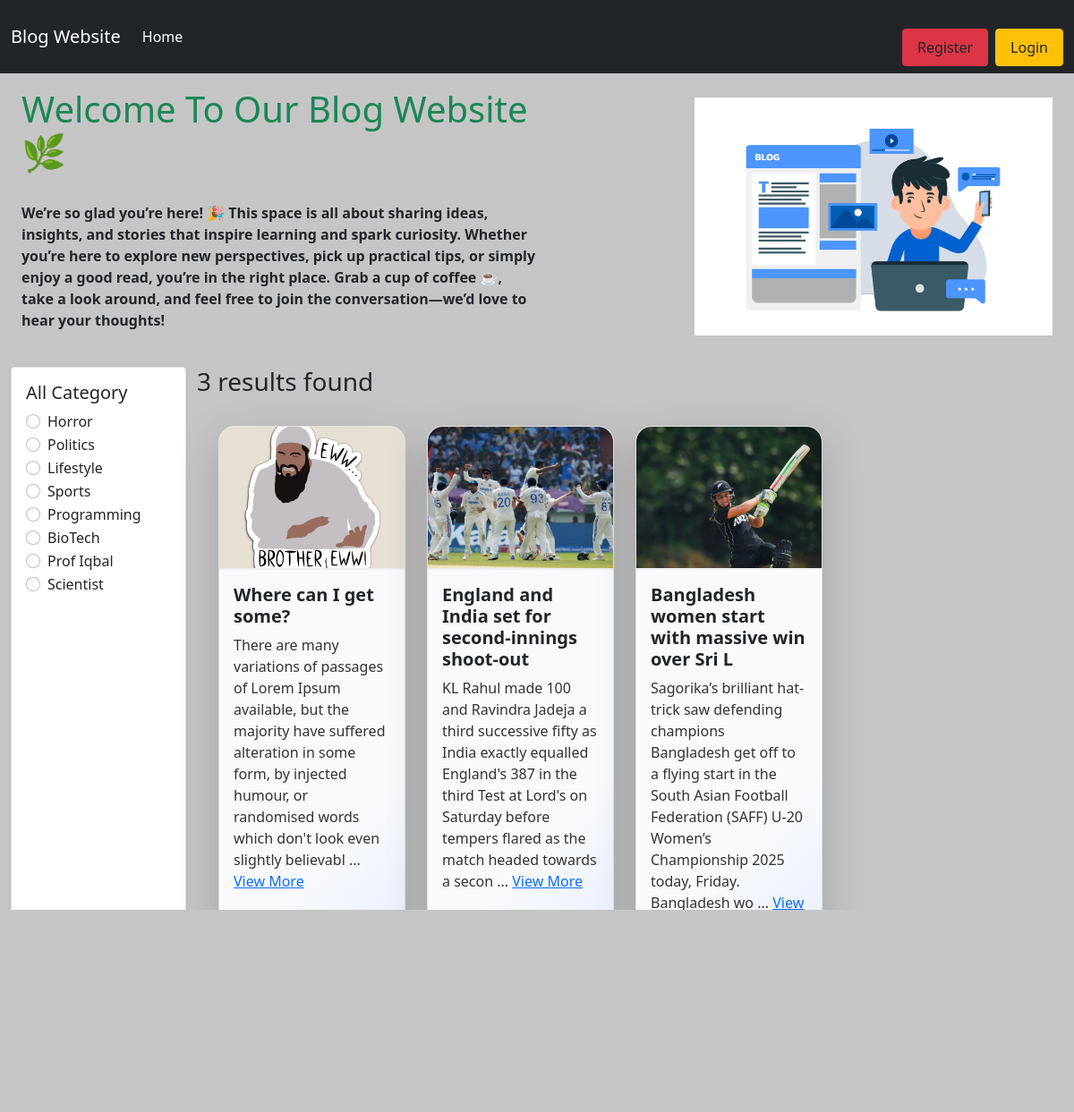
Page /category/sports/ on the committed database.
### categories/models.py (models this page shows, shortened)
class Category(models.Model):
    name = models.CharField(max_length=200)
    slug = models.SlugField(max_length=100,unique=True,null=True,blank=True)

### post/models.py (models this page shows, shortened)
class Post(models.Model):
    title = models.CharField(max_length=50)
    content = models.TextField()
    category = models.ManyToManyField(Category)
    author = models.ForeignKey(User,on_delete=models.CASCADE) #many to one or one to many relation er jnno ForeignKey use kri
    image = models.ImageField(upload_to='post/media/uploads/', blank=True,null=True)

### blog_project/views.py (the view)
# urls.py: path('',views.home, name='homepage'),
def home(request,category_slug = None):
    data = Post.objects.all()
    if category_slug is not None:
        category = Category.objects.get(slug = category_slug)
        data = Post.objects.filter(category = category)
    categories = Category.objects.all()
    return render(request, 'home.html', {'data': data, 'category': categories})

### templates/home.html (shortened to what this page needs)
{% extends "base.html" %}
{% load static %}
{% block content %}
<div class="d-flex flex-wrap px-4 pt-3 align-items-center">
  <div class="col-6">
   <h1 class="text-success">Welcome To Our Blog Website 🌿</h1><br>
    <p><b>
We’re so glad you’re here! 🎉
This space is all about sharing ideas, insights, and stories that inspire learning and spark curiosity. Whether you’re here to explore new perspectives, pick up practical tips, or simply enjoy a good read, you’re in the right place.
Grab a cup of coffee ☕, take a look around, and feel free to join the conversation—we’d love to hear your thoughts! </b></p>
  </div>
  <div class="col-6">
    <img src="{% static 'logo.jpg' %}" class="img-fluid" style="max-width: 400px; height: auto; float: right; margin-right: 0;" alt="Logo" />
  </div>
</div>
<div class="row p-4">
  <div class="col-2 p-0">
    <div class="bg-white border rounded shadow-sm p-3 h-100" style="min-height: 350px;">
      <h5>All Category</h5>
      {% for cat in category %}
        <div class="form-check">
          <input class="form-check-input" type="radio" name="category" id="cat-{{cat.id}}" data-url="{% url 'category_wise_post' cat.slug %}">
          <label class="form-check-label" for="cat-{{cat.id}}">
            {{cat.name}}
          </label>
        </div>
      {% endfor %}
    </div>
  </div>
  <div class="col-10">
    <h3>{{ data|length }} results found</h3>
    <div class="row g-4 px-4 pt-4">
      {% for post in data %}
      <div class="col-md-3 d-flex">
        <div class="card shadow-lg flex-fill" style="border-radius: 18px; overflow: hidden; display: flex; flex-direction: column;">
          {% if post.image %}
            <img src="{{ post.image.url }}" class="card-img-top" style="height: 160px; object-fit: cover; border-bottom: 2px solid #eee;" alt="Post Image" />
          {% endif %}
          <div class="card-body d-flex flex-column justify-content-start" style="flex: 1 1 auto; background: linear-gradient(135deg, #f8fafc 60%, #e0e7ff 100%);">
            <h5 class="card-title text-danger" style="font-weight: bold; white-space: normal; word-break: break-word;"> <a href="{% url 'detail_post' post.id%}" class="text-decoration-none text-dark" >  {{post.title}} </a>
            </h5>
            <p class="card-text" style="color: #333; white-space: normal; word-break: break-word;">
              <span id="short-{{post.id}}">
                {{ post.content|slice:":200" }}
                {% if post.content|length > 200 %}
                  ... <a href="javascript:void(0);" class="view-more" data-post="{{post.id}}">View More</a>
                {% endif %}
              </span>
            </p>
            <p style="font-size: 0.95em; color: #555;">
              Author: <strong>{{post.author.first_name}} {{post.author.last_name}}</strong>
            </p>
            <p>
              {% for cat in post.category.all %}
                <button class="btn btn-secondary btn-sm" disabled>{{cat.name}}</button>
              {% endfor %}
            </p>
          </div>
        </div>
      </div>
      {% endfor %}
    </div>
  </div>
</div>
{% endblock %}

### rows in the picture
Category: name "Horror"
Category: name "Politics"
Category: name "Lifestyle"
Category: name "Sports"
Category: name "Programming"
Category: name "BioTech"
Category: name "Prof Iqbal"
Category: name "Scientist"
Post: image (picture), title "Where can I get some?", content "There are many variations of passages of Lorem Ipsum available, but the majority have suffered alteration in some form, by injected humour, or randomised words which don't look even slightly believabl", author.first_name "Md", author.last_name "Shakib"
Post: image (picture), title "England and India set for second-innings shoot-out", content "KL Rahul made 100 and Ravindra Jadeja a third successive fifty as India exactly equalled England's 387 in the third Test at Lord's on Saturday before tempers flared as the match headed towards a secon", author.first_name "Tanzid", author.last_name "Tamim"
Post: image (picture), title "Bangladesh women start with massive win over Sri L", content "Sagorika’s brilliant hat-trick saw defending champions Bangladesh get off to a flying start in the South Asian Football Federation (SAFF) U-20 Women’s Championship 2025 today, Friday. Bangladesh wo"

### other values in the picture
{{ data|length }} "3"
